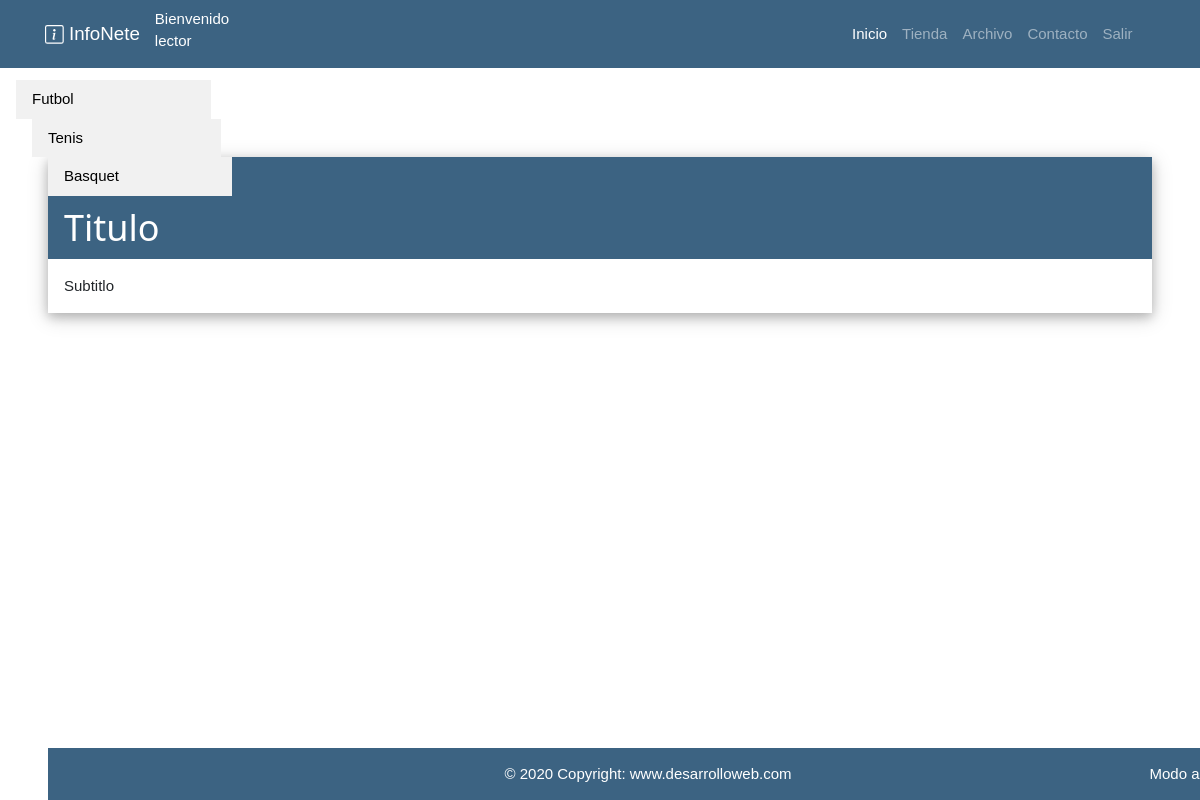
Screenshot of /index.php?page=buscarSecciones&Id_usuario=1&Cod_revista=1 (signed in) with the database file from the repository.
### tables this page shows
CREATE TABLE Seccion     
(
Cod_seccion int NOT NULL auto_increment,
Descripcion varchar(50),
Cod_revista int NOT NULL,
CONSTRAINT PK_Descripcion PRIMARY KEY (Cod_seccion),
CONSTRAINT FK_Seccion_Revista FOREIGN KEY (Cod_revista) REFERENCES Diario_Revista(Id) 
);

### controller/RevistaController.php (called while the page is built, shortened)
<?php
class RevistaController
{
    private $modelo;
    public function __construct()
    {
        include_once("model/RevistaModel.php");
        $this->modelo = new RevistaModel();
    }
    public function executeBuscarSeccionesPorRevista($idUsuario,$idRevista)
{
    $resultadosSeccionPorRevista=$this->modelo->executeBuscarSeccionesPorRevista($idUsuario,$idRevista);
    include_once("view/lector/seccionesView.php");
}
}

### helper/Database.php (called while the page is built, shortened)
<?php
class Database
{
    private $conexion;
    public function __construct()
    {
        $configuracion = parse_ini_file("config/config.ini");
        $servername = $configuracion["servername"];
        $username = $configuracion["username"];
        $dbname = $configuracion["dbname"];
        $password = $configuracion["password"];
        $conn = new mysqli($servername, $username, $password);
        $conn->select_db($dbname);
        $this->conexion = $conn;
    }
    public function queryBuscarSeccionesPorRevista($idUsuario , $id_revista)
    {
        $resultados=array();
        $stmt = $this->conexion->prepare("SELECT * FROM Seccion
                                                where Cod_revista in (select Cod_revista
					                            from Lector_SuscripcionRevista
                                                where id_usuario = $idUsuario and Cod_revista = $id_revista)");
        $stmt->execute();
        $result = $stmt->get_result();
        if ($result->num_rows === 0) {
            $_SESSION["sinSeccion"] = "0";
        } else {
            $i = 1;
            while ($row = $result->fetch_assoc()) {
                $codSeccion = $row['Cod_seccion'];
                $descripcion = $row['Descripcion'];
                $resultados[$i] = $codSeccion . "-" . $descripcion;
                $i++;
            }
            return $resultados;
        }
    }
}

### model/RevistaModel.php (called while the page is built, shortened)
<?php
include_once("helper/Database.php");
class RevistaModel
{
    private $conexion;
    public function __construct()
    {
        $this->conexion = new Database();
    }
    public function executeBuscarSeccionesPorRevista($idUsuario , $id_revista)
    {
        return $this->conexion->queryBuscarSeccionesPorRevista($idUsuario , $id_revista);
    }
}

### view/lector/seccionesView.php (the view, shortened to what this page needs)
<?php
if (isset($_SESSION["usuarioOK"])) {
    ?>
    <?php
    if (isset($resultadosSeccionPorRevista)) {
        $tam = sizeof($resultadosSeccionPorRevista);
        for ($i = 1; $i <= $tam; $i++) {
            $posi = explode("-", $resultadosSeccionPorRevista[$i]);
            echo "<div class='w3-container'>";
            echo "<div class='w3-row'>";
            echo "<div class='w3-col m4 l2'>";
            echo "<div class='w3-bar-block w3-light-blue w3-mobile '>";
            echo "<a href='index.php?page=buscarNotiPorSeccion&Cod_seccion=$posi[0]' class=\"w3-bar-item w3-button w3-light-grey text-white w3-padding   \"> $posi[1]</a>";
            echo "</div>";
            echo "</div>";
        }
    }
    echo "<div class=\"w3-card-4 mb-5 w-col-sm\">";
    echo "<header class=\"w3-container bg-primary text-white mb-3  \">
                        <h1>Titulo</h1>
                        </header>";
    echo "<div class=\"w3-container w3-margin-top\">
                        <p>Subtitlo</p>
                        </div>";
    echo "</div>";
}
?>

### view/css/estilos.css (style rules this page uses)
.bg-primary { background-color: #3c6382 !important; }

### view/css/style.css (style rules this page uses)
.bg-primary { background-color: #3c6382 !important; }

### view/css/w3.css (style rules this page uses)
*,*:before,*:after { box-sizing:inherit }
html { -ms-text-size-adjust:100%;-webkit-text-size-adjust:100% }
body { margin:0 }
article,aside,details,figcaption,figure,footer,header,main,menu,nav,section { display:block }
a { background-color:transparent }
html,body { font-family:Verdana,sans-serif;font-size:15px;line-height:1.5 }
html { overflow-x:hidden }
h1 { font-size:36px }
h1,h2,h3,h4,h5,h6 { font-family:"Segoe UI",Arial,sans-serif;font-weight:400;margin:10px 0 }
a { color:inherit }
.w3-btn,.w3-button { border:none;display:inline-block;padding:8px 16px;vertical-align:middle;overflow:hidden;text-decoration:none;color:inherit;background-color:inherit;text-align:center;cursor:pointer;white-space:nowrap }
.w3-btn,.w3-button { -webkit-touch-callout:none;-webkit-user-select:none;-khtml-user-select:none;-moz-user-select:none;-ms-user-select:none;user-select:none }
.w3-bar-block .w3-bar-item { width:100%;display:block;padding:8px 16px;text-align:left;border:none;white-space:normal;float:none;outline:0 }
.w3-container:after,.w3-container:before,.w3-panel:after,.w3-panel:before,.w3-row:after,.w3-row:before,.w3-row-padding:after,.w3-row-padding:before, .w3-cell-row:before,.w3-cell-row:after,.w3-clear:after,.w3-clear:before,.w3-bar:before,.w3-bar:after { content:"";display:table;clear:both }
.w3-col,.w3-half,.w3-third,.w3-twothird,.w3-threequarter,.w3-quarter { float:left;width:100% }
@media (min-width:601px) { .w3-col.m4,.w3-third { width:33.33333% } }
@media (min-width:993px) { .w3-col.l2 { width:16.66666% } }
.w3-container,.w3-panel { padding:0.01em 16px }
.w3-card-4,.w3-hover-shadow:hover { box-shadow:0 4px 10px 0 rgba(0,0,0,0.2),0 4px 20px 0 rgba(0,0,0,0.19) }
.w3-margin-top { margin-top:16px!important }
.w3-padding { padding:8px 16px!important }
.w3-light-blue,.w3-hover-light-blue:hover { color:#000!important;background-color:#87CEEB!important }
.w3-light-grey,.w3-hover-light-grey:hover,.w3-light-gray,.w3-hover-light-gray:hover { color:#000!important;background-color:#f1f1f1!important }

### rows the page displays
seccion: Descripcion "Futbol"
seccion: Descripcion "Tenis"
seccion: Descripcion "Basquet"

### other values shown
$pos[1] "lector"
